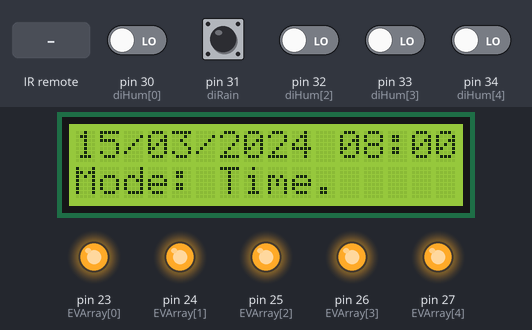
A sketch run on a simulated Arduino Mega 2560, built with avr-gcc and run on an emulated ATmega2560. Shown: 16×2 character LCD, output pins drawn as LEDs (lit = HIGH). Inputs (shaded band) come from the test bench; at power-on: pin 31 (diRain) HIGH, pin 30 (diHum[0]), pin 32 (diHum[2]), pin 33 (diHum[3]), pin 34 (diHum[4]) LOW. The local clock reads 2024-03-15 10:24:30 at power-on unless the sketch sets it; what the sketch prints to the serial monitor is not drawn.

Above: at 1.2 s.
1.3 s: infrared code 0xFF4AB5 received
At 1.56 s:
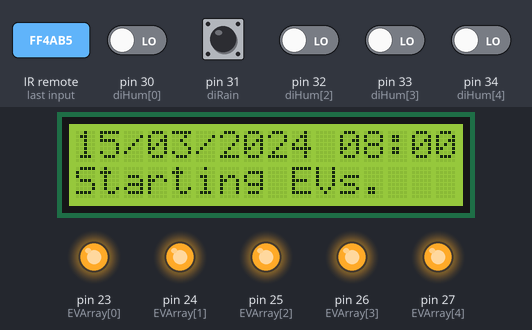
At 2.06 s:
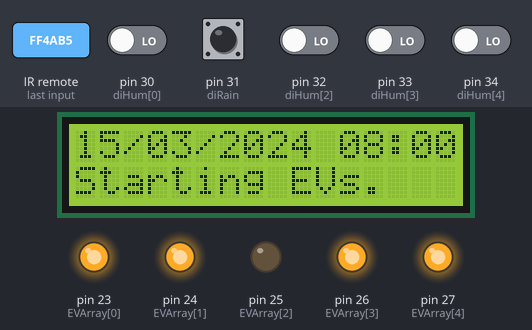
3.3 s: infrared code 0xFF42BD received
At 3.41 s:
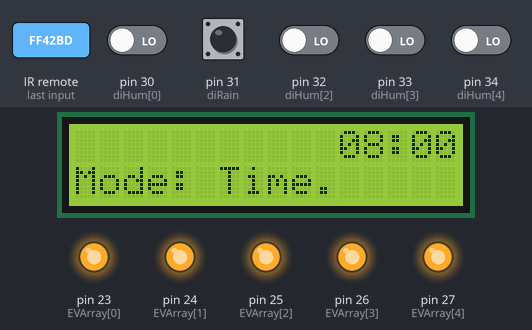
Timing chart, 0 to 6.3 s (numbered marks = the images above; inputs shaded):
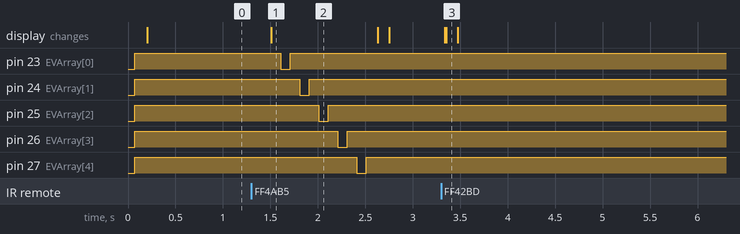

Measured:
- after the input at 1.3 s, pin 23 (EVArray[0]): HIGH → LOW after 0.31 s, → HIGH 0.10 s later; pin 24 (EVArray[1]): HIGH → LOW after 0.51 s, → HIGH 0.10 s later
- after the input at 3.3 s, the display: first changes at once (image 3 shows a later state)
- what the display in image 1 shows lasts 1.1 s, from 1.5 s to 2.6 s

The sketch:

sistemaIrrigazioneTPS_v5.ino
```cpp
/* Importo Libreria Wire per gestire il protocollo I2C */
#include <Wire.h>

/* Importo le Librerie per gestire il Real Time Clock */
#include <Time.h>
#include <RTClib.h>

/* Importo la Libreria per gestire il protocollo I2C dell'LCD */
#include <LiquidCrystal_I2C.h>

/* Importo Librerie per gestire il sensore ad infrarossi */
#include <IRremoteInt.h>
#include <IRremote.h>

/* Definizione Pulsanti Telecomando */
#define OK_BUTTON 16712445
// #define DOWN_BUTTON 16754775
#define DOWN_BUTTON 2747854299
#define UP_BUTTON 16736925
#define ZERO_BUTTON 16730805
#define ONE_BUTTON 16738455
#define TWO_BUTTON 16750695
#define THREE_BUTTON 16756815
#define FOUR_BUTTON 16724175
#define FIVE_BUTTON 16718055
#define STAR_BUTTON 16728765    /* Time Mode */
#define HASHTAG_BUTTON 16732845 /* Sensors Mode */

/* definisco il numero di elettrovalvole */
#define NUM_EV 5

/* Setto il pin del Ricevitore Infrarossi */
#define RECV_PIN 22

/* Definisco il pin di entrata del sensore di pioggia */
#define diRain 31

/* La variabile contiene il valore orario da raggiongere per poter innaffiare */
String hourToMatch = "08:00";

/* Definisco un enum per lo stato */
enum STATO {
  READ = 0,
  FETCH,
  ACTIVATE,
  WRITE
};

/* Definisco una variabile int a 8 bit per lo stato */
uint8_t stato;

/* Il primo avvio viene fatto con la modalità a tempo */
bool onHour = true;

/* Dichiaro un vettore che contiene lo stato del sensore di umidità (true = attivo) */
int humBool[NUM_EV] = {true, true, true, true, true};

/* Dichiaro un vettore con i pin dei digital input dei sensori di umidità */
int diHum[NUM_EV] = {30, 31, 32, 33, 34};

/* Dichiaro un vettore con i pin del digital output delle elettrovalvole */
int EVArray[NUM_EV] = {23, 24, 25, 26, 27};

/* Dichiaro un vettore di booleani dove chiederò se la pianta ha bisgno di acqua */
bool hum[NUM_EV];

/* Creo un'istanza del ricevitore ad infrarossi */
IRrecv irrecv(RECV_PIN);

/* Metto i risultati del decoding del sensore in una variabile di tipo decode_results */
decode_results results;

/* Creo un'istanza del Real Time Clock */
RTC_DS3231 rtc;

/* Creo un'istanza del LCD */
LiquidCrystal_I2C lcd(0x27, 16, 2);


 /* * * * * * * * * * * * * * * * * * * * * * * /
 *  Funzione: setup()                          *
 *  Params: -\-                                *
 *  Info: -\-                                  *
 / * * * * * * * * * * * * * * * * * * * * * * */

void setup() {
  int i = 0;

  Wire.begin();

  /* Inizializzo la data a quella dell'ora della compilazione */
  if(rtc.lostPower()) {
    rtc.adjust(DateTime(F(__DATE__), F(__TIME__)));
  }

  /* Inizializzo il Liquid Crystal Display */
  lcd.init();
  lcd.backlight();
  lcd.clear();
  lcd.setCursor(0, 0);

  /* Seleziono modalità IR */
  pinMode(22, OUTPUT);

  /* Azzero tutte le ElettroValvole (lavorano in logica invertita) */
  for(; i < NUM_EV; i++) {
    pinMode(EVArray[i], OUTPUT);
    digitalWrite(EVArray[i], HIGH);
  }

  /* Inizializzo la Seriale a 9600 baud */
  Serial.begin(9600);

  /* Attivo la ricezione IR */
  irrecv.enableIRIn();

  /* Inizializzo la macchina a stati */
  stato = STATO::READ;
}


 /* * * * * * * * * * * * * * * * * * * * * * * /
 *  Funzione: loop()                           *
 *  Params: -\-                                *
 *  Info: -\-                                  *
 / * * * * * * * * * * * * * * * * * * * * * * */

void loop() {
  bool rain;

  switch (stato) {

    /* Leggo sensori e tipo di modalità */
    case STATO::READ:
      if(onHour) {
        writeLine("Mode: Time.", 1, 100);
      } else {
        writeLine("Mode: Sensors.", 1, 100);
      }

      getTime();
      rain = checkForRain();
      checkHum();
      stato = STATO::FETCH;
      break;

    /* Ricevo seganli IR */
    case STATO::FETCH:
      Serial.println("In Fetch");
      fetch();
      stato = STATO::ACTIVATE;
      break;

    /* Attivo i sensori all'occorrenza */
    case STATO::ACTIVATE:
      Serial.println("In Activate");
      if(!rain) {
        if(onHour) {
          atCertainTime();
        } else {
            needsWater();
        }
      }
      stato = STATO::READ;
      break;
  }
}


 /* * * * * * * * * * * * * * * * * * * * * * * /
 *  Funzione: startEV()                        *
 *  Params: -\-                                *
 *  Info: Starts all EVs.                      *
 / * * * * * * * * * * * * * * * * * * * * * * */

void startEV() {
  int i = 0;

  String msg = "Starting EVs.";
  writeLine(msg, 1, 100);

  for (; i < NUM_EV; i++) {
    digitalWrite(EVArray[i], LOW);
    delay(100);
    digitalWrite(EVArray[i], HIGH);
    delay(100);
  }

}


 /* * * * * * * * * * * * * * * * * * * * * * * /
 *  Funzione: writeLine()                      *
 *  Params: messaggio: message to print        *
 *          line: where the msg will be printed*
 *          delayMS: delay in milliseconds     *
 *  Info: Writes a String to the LCD           *
 / * * * * * * * * * * * * * * * * * * * * * * */

void writeLine(String messaggio, int line, int delayMS){
  lcd.setCursor(0, line);
  lcd.print(messaggio);
  delay(delayMS);
}


 /* * * * * * * * * * * * * * * * * * * * * * * /
 *  Funzione: checkForRain()                   *
 *  Params: -\-                                *
 *  Info: Check if is not raining              *
 / * * * * * * * * * * * * * * * * * * * * * * */

bool checkForRain() {
  bool isRaining = digitalRead(diRain);

  return !isRaining;
}


 /* * * * * * * * * * * * * * * * * * * * * * * /
 *  Funzione: checkHum()                       *
 *  Params: -\-                                *
 *  Info: Checks any sensor to know if the     *
 *        humidity is over the selected level  *
 / * * * * * * * * * * * * * * * * * * * * * * */

void checkHum() {
  int i = 0;

  for(; i < NUM_EV; i++) {
    hum[i] = digitalRead(diHum[i]);
  }
}


 /* * * * * * * * * * * * * * * * * * * * * * * /
 *  Funzione: fetch()                          *
 *  Params: -\-                                *
 *  Info: checks the information sent with the *
 *        IR Remote                            *
 / * * * * * * * * * * * * * * * * * * * * * * */

void fetch() {
  String msg;
  Serial.println("In Fetch");

  while (irrecv.decode(&results)) {
    switch (results.value) {

      /* Alzo di 1 l'ora */
      case UP_BUTTON:
        raiseHour();
        break;

      /* Abbasso di 1 l'ora */
      case DOWN_BUTTON:
        lowerHour();
        break;

      /* Start Manuale */
      case ZERO_BUTTON:
        startEV();
        lcd.clear();
        break;

      /* Inverto lo stato (attivo/non attivo) */
      case ONE_BUTTON:
        humBool[0] = !humBool[0];
        break;

      case TWO_BUTTON:
        humBool[1] = !humBool[1];
        break;

      case THREE_BUTTON:
        humBool[2] = !humBool[2];
        break;

      case FOUR_BUTTON:
        humBool[3] = !humBool[3];
        break;

      case FIVE_BUTTON:
        humBool[4] = !humBool[4];
        break;

       /* Seleziono la modalità a Tempo */
       case STAR_BUTTON:
        lcd.clear();
        onHour = true;
        break;

       /* Seleziono la modalità a sensori */
       case HASHTAG_BUTTON:
        onHour = false;
        break;
    }

    /* Scrivo il valore IR ricevuto e riprendo la lettura */
    Serial.println(results.value);
    irrecv.resume();
  }
}


 /* * * * * * * * * * * * * * * * * * * * * * * /
 *  Funzione: needsWater()                     *
 *  Params: -\-                                *
 *  Info: Turn on the EV if the corresponding  *
 *        plant needs water                    *
 / * * * * * * * * * * * * * * * * * * * * * * */

void needsWater() {
  int i = 0;

  /* Attivo le elettrovalvole delle piante che necessitano di acqua */
  for(; i < NUM_EV; i++) {
    if(diHum[i]) {
      digitalWrite(EVArray[i], LOW);
      delay(500);
      digitalWrite(EVArray[i], HIGH);
    }
  }
}


 /* * * * * * * * * * * * * * * * * * * * * * * /
 *  Funzione: atCertainTime()                  *
 *  Params: -\-                                *
 *  Info: checks if a certain time is reached  *
 / * * * * * * * * * * * * * * * * * * * * * * */

char atCertainTime() {
  DateTime now;
  now = rtc.now();
  int i;
  bool isEqual = true;

  lcd.setCursor(11, 0);
  lcd.print(hourToMatch);

  char cTime[6];
  sprintf(cTime, "%02d:%02d", now.hour(), now.minute());

  for(i = 0; i < sizeof(hourToMatch); i++) {
    if(cTime[i] != hourToMatch[i]) {
      isEqual = false;
      break;
     }
    }

    if(isEqual) {
      Serial.println("Reached Time.");
      startEV();
    }

  return *cTime;
}


 /* * * * * * * * * * * * * * * * * * * * * * * /
 *  Funzione: getTime()                        *
 *  Params: -\-                                *
 *  Info: Gets and prints periodically-updated *
 *        time                                 *
 / * * * * * * * * * * * * * * * * * * * * * * */

void getTime() {
  Serial.println("In getTime");

  DateTime now;
  now = rtc.now();
  atCertainTime();
  char currentDateTime[30];

  sprintf(currentDateTime, "%02d/%02d/%04d", now.day(), now.month(), now.year());
  Serial.println(currentDateTime);
  writeLine(currentDateTime, 0, 100);
}


 /* * * * * * * * * * * * * * * * * * * * * * * /
 *  Funzione: lowerHour()                      *
 *  Params: -\-                                *
 *  Info: Lowers the hour of 1 hour            *
 / * * * * * * * * * * * * * * * * * * * * * * */

void lowerHour() {
  int iHour;
  char aHourToMatch[6];
  char cHour[3] = {hourToMatch[0], hourToMatch[1]};

  iHour = atoi(cHour);

  if(iHour >= 0) {
    iHour--;
  }

  sprintf(aHourToMatch, "%02d:00", iHour);
  hourToMatch = aHourToMatch;
}


 /* * * * * * * * * * * * * * * * * * * * * * * /
 *  Funzione: raiseHour()                      *
 *  Params: -\-                                *
 *  Info: Raises the hour of 1 hour            *
 / * * * * * * * * * * * * * * * * * * * * * * */

void raiseHour() {
  int iHour;
  char aHourToMatch[6];
  char cHour[3] = {hourToMatch[0], hourToMatch[1]};

  iHour = atoi(cHour);

  if(iHour <= 24) {
    iHour++;
  }

  sprintf(aHourToMatch, "%02d:00", iHour);
  hourToMatch = aHourToMatch;
}
```
